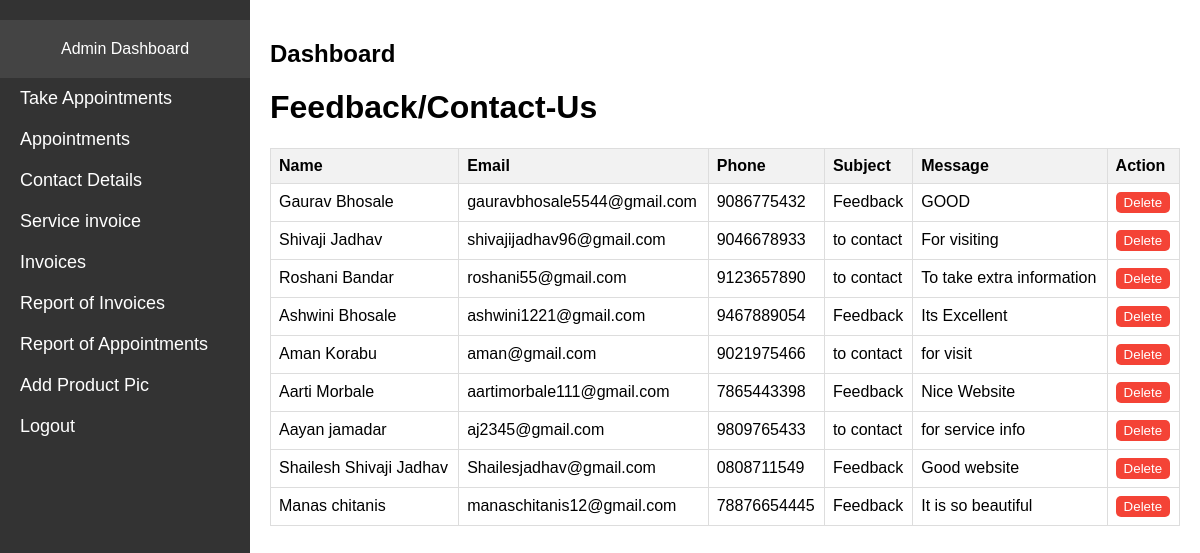
/contacts/, run on the app's committed database.
### massp/models.py (models this page shows, shortened)
class Contact(models.Model):
 name=models.CharField(max_length=122)
 email=models.EmailField(max_length=122)
 Phone=models.CharField(max_length=122)
 subject=models.CharField(max_length=122)
 Message=models.TextField()

### massp/views.py (the view)
# urls.py: path('contacts/', views.get_contacts, name='appointments'),
def get_contacts(request):
    contacts = Contact.objects.all()  # Retrieve all contacts from the database
    return render(request, 'contacts.html', {'contacts': contacts})

### templates/contacts.html (shortened to what this page needs)
<!DOCTYPE html>
<html lang="en">
<head>
</head>
<body>
    <div class="sidebar">
            <div class="header">Admin Dashboard</div>
            <a href="/apo.html">Take Appointments</a>
            <a href="/appointments/">Appointments</a>
            <a href="/contacts/">Contact Details</a>
            <a href="/invoice.html">Service invoice</a>
            <a href="/get_invoices.html">Invoices</a>
            <a href="/generate_monthly_report_form/">Report of Invoices</a>
         <a href="/generate_monthly_appointment_report/">Report of Appointments</a>
         <a href="/admin/massp/product/add/">Add Product Pic</a>
            <a href="/more.html">Logout</a>
    </div>
    <div class="content">
        <h2> Dashboard</h2>
        <div>
            <h1>Feedback/Contact-Us</h1>
            <table>
                <thead>
                    <tr>
                        <th>Name</th>
                        <th>Email</th>
                        <th>Phone</th>
                        <th>Subject</th>
                        <th>Message</th>
                        <th>Action</th>
                    </tr>
                </thead>
                <tbody>
                    {% for contact in contacts reversed %}
                        <tr>
                            <td>{{ contact.name }}</td>
                            <td>{{ contact.email }}</td>
                            <td>{{ contact.Phone }}</td>
                            <td>{{ contact.subject }}</td>
                            <td>{{ contact.Message }}</td>
                            <td><button class="delete-btn" onclick="deleteContact('{{ contact.id }}')">Delete</button></td>
                        </tr>
                    {% endfor %}
                </tbody>
            </table>
        </div>
    </div>
</body>
</html>

### templates/contacts.html (style rules this page uses)
body { font-family: Arial, sans-serif; margin: 0; padding: 0; }
.sidebar { width: 250px; height: 100%; background-color: #333; position: fixed; top: 0; left: 0; overflow-x: hidden; padding-top: 20px; }
.sidebar a { padding: 10px 20px; text-decoration: none; font-size: 18px; color: white; display: block; }
.content { margin-left: 250px; padding: 20px; }
.header { background-color: #444; color: white; padding: 20px; text-align: center; }
table { width: 100%; border-collapse: collapse; }
th, td { border: 1px solid #dddddd; text-align: left; padding: 8px; }
th { background-color: #f2f2f2; }
.delete-btn { background-color: #f44336; color: white; padding: 3px 8px; border: none; cursor: pointer; border-radius: 5px; }

### data on the page
Contact: name "Gaurav Bhosale", email "gauravbhosale5544@gmail.com", Phone "9086775432", subject "Feedback", Message "GOOD"
Contact: name "Shivaji Jadhav", email "shivajijadhav96@gmail.com", Phone "9046678933", subject "to contact", Message "For visiting"
Contact: name "Roshani Bandar", email "roshani55@gmail.com", Phone "9123657890", subject "to contact", Message "To take extra information"
Contact: name "Ashwini Bhosale", email "ashwini1221@gmail.com", Phone "9467889054", subject "Feedback", Message "Its Excellent"
Contact: name "Aman Korabu", email "aman@gmail.com", Phone "9021975466", subject "to contact", Message "for visit"
Contact: name "Aarti Morbale", email "aartimorbale111@gmail.com", Phone "7865443398", subject "Feedback", Message "Nice Website"
Contact: name "Aayan jamadar", email "aj2345@gmail.com", Phone "9809765433", subject "to contact", Message "for service info"
Contact: name "Shailesh Shivaji Jadhav", email "Shailesjadhav@gmail.com", Phone "0808711549", subject "Feedback", Message "Good website"
Contact: name "Manas chitanis", email "manaschitanis12@gmail.com", Phone "78876654445", subject "Feedback", Message "It is so beautiful"
